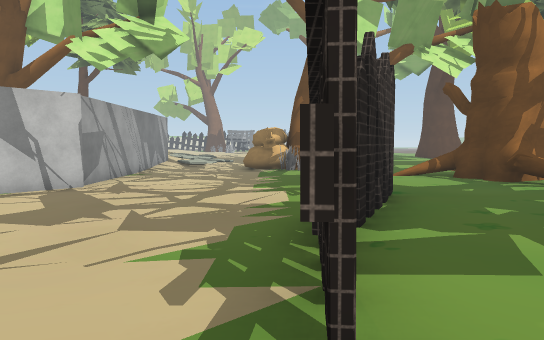
[1] (above)

24 first-person views from a walk through a scene from a Unity 3-D project. The camera is 1.5 m above the floor, tilts 4° down and sees 70° across. The floor is counted in squares, 2 m on a side. Each view is taken from the middle of a square. On the plan, view 1 faces up. The plan holds only what a view shows up to about 12 squares ahead; the rest is blank. The place goes on beyond the plan. Some surface patterns are stand-ins.

[2]
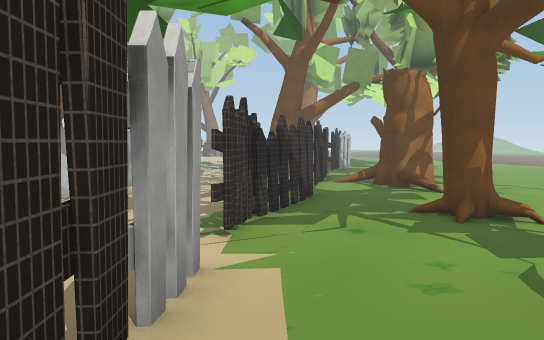

[3]
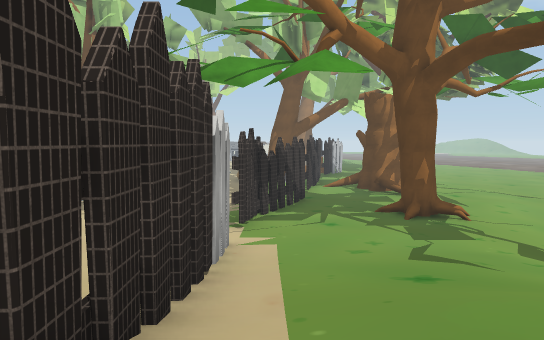

[4]
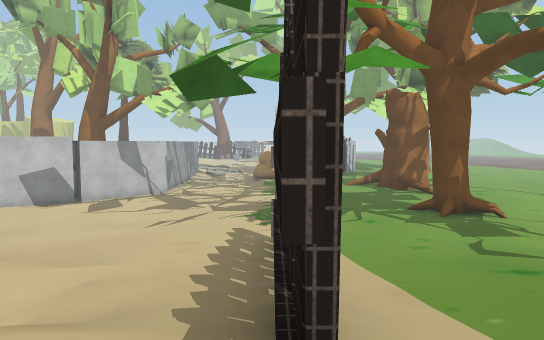

[5]
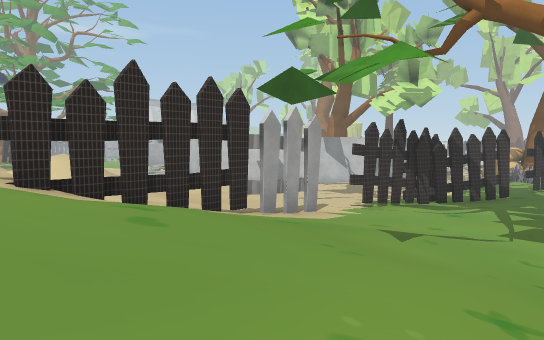

[6]
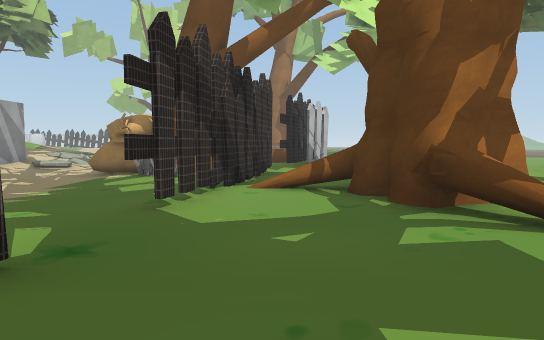

[7]
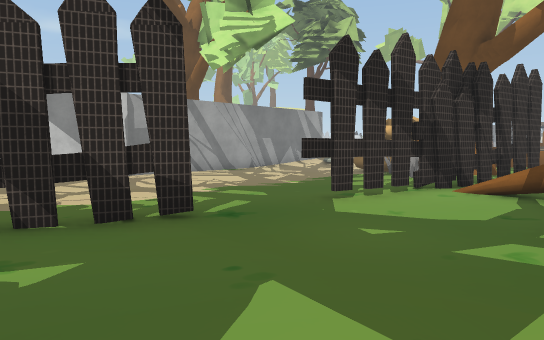

[8]
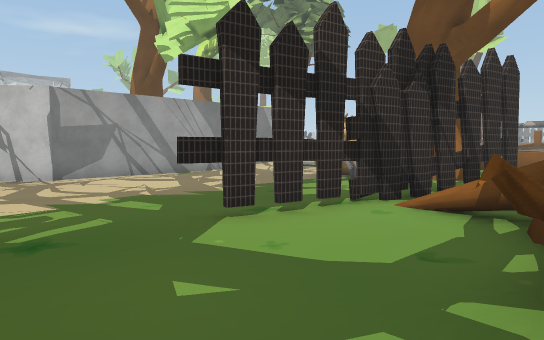

[9]
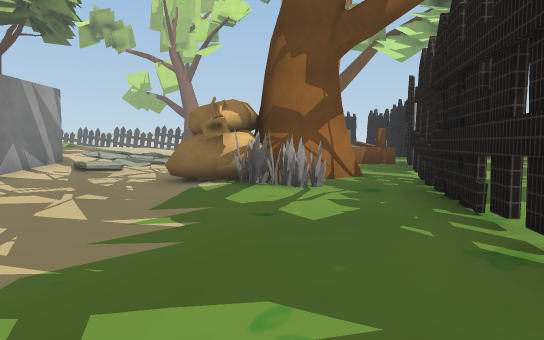

[10]
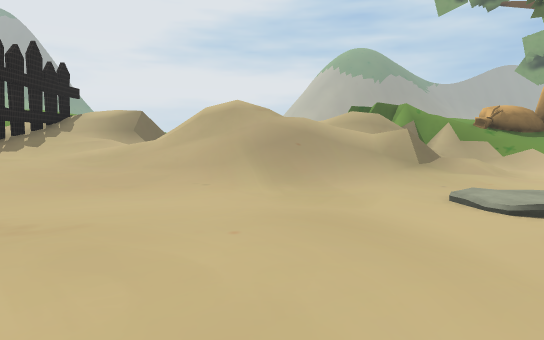

[11]
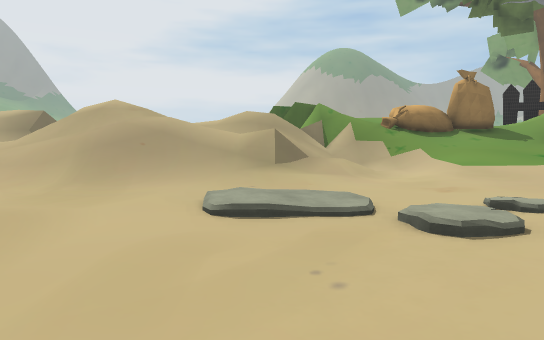

[12]
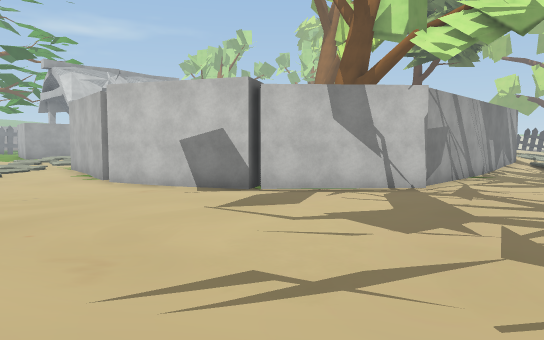

[13]
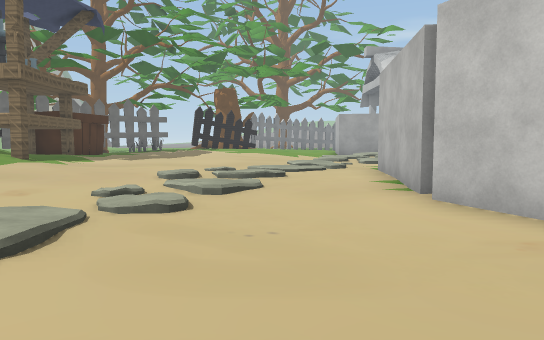

[14]
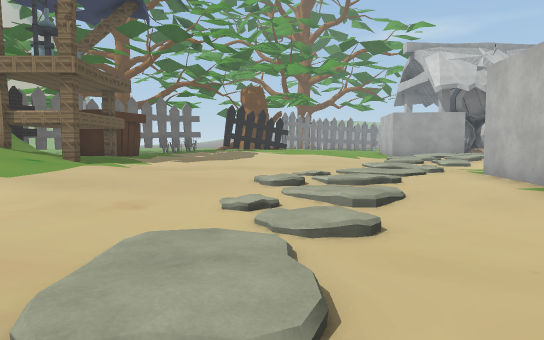

[15]
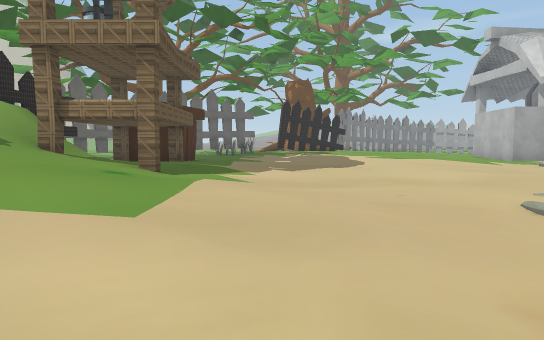

[16]
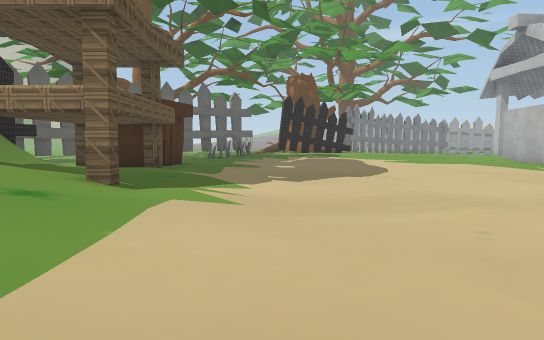

[17]
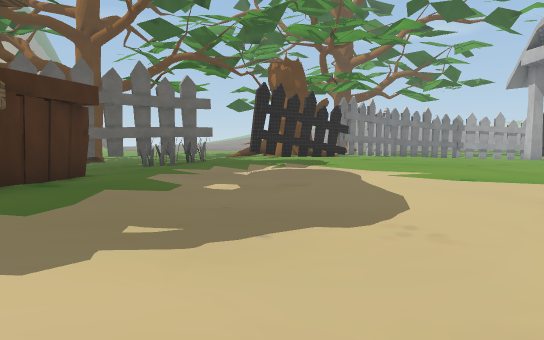

[18]
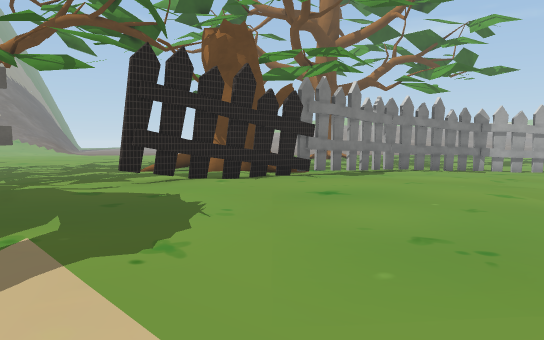

[19]
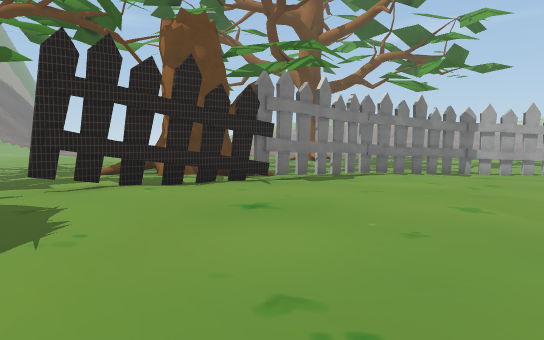

[20]
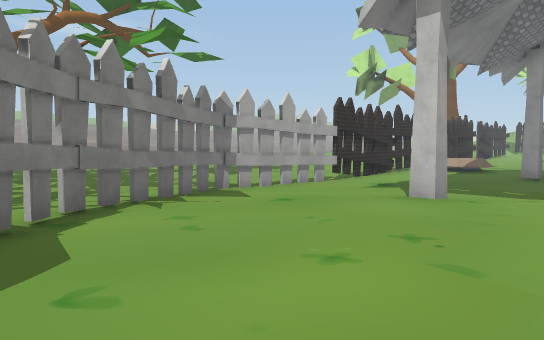

[21]
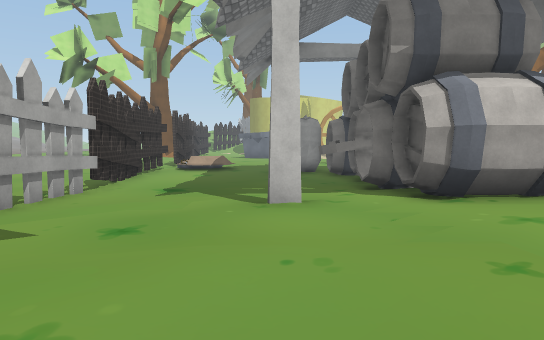

[22]
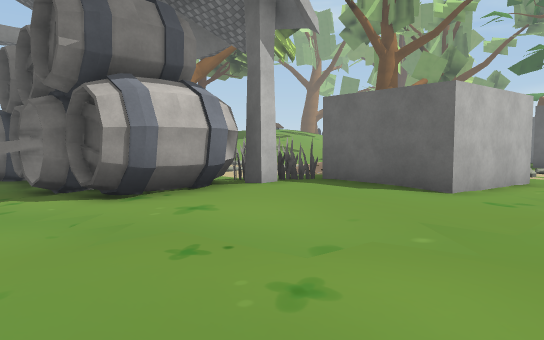

[23]
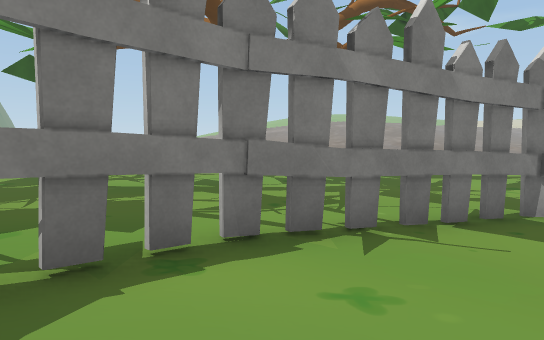

[24]
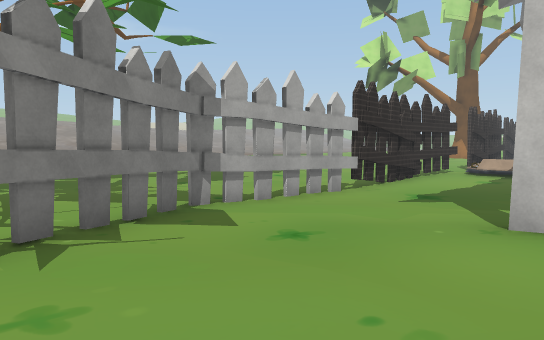

### Floor plan
Key: @ floor where view 1 was taken; # wall or solid block; x gap in a wall; . main floor; : floor 0.25 m higher than the main floor; - floor 0.25 m lower than the main floor; + floor 0.5 m higher than the main floor; * floor 0.75 m higher than the main floor; / step, stairs or slope; = window, fence, low wall or low ledge; v drop or lower ground; T thing the floor can be seen under or through; O other object.
Columns run from 42 left of view 1 to 6 right of it. Each row starts with its distance up from view 1.
 18        --                            #/--    .##
 17       #-- # O                        #---   #..
 16       #-----OO                        ---#OO#..
 15    .--x------OOO                      ----OOO.x.
 14    .--#----OOO O                     #-----..##.
 13   ..--#-----OO                       #-----..#..
 12   ..--#---..OO                       #-----..##=#
 11 ....--x-.....O /O                    #-----..#..#
 10 ....--x...#..OOOO:                  ##----...#..#
  9  .....#......./:O#                 ##-----..#...#
  8  .....#...:::::++#                ##------......#
  7  .....##.::::::++#      //       ##-------..#....
  6  ......#::::::+::###:// /..#######-------..#.....
  5  ......##::++++:::::::/ ///...##---------..#.....
  4  :.....:#O:++++++++:::::/  /..----------..##...##
  3  ......::#O+++++++++++::..  /.--------....x.:::##
  2  :.:...:::O+++++++++++:::/.//.//----..../.#::::::
  1  :::..+ ## T ++++*+++++::..././///-....///#++++::
  0   :::   ##++T+++*+++++:::......-///...////@++++::
 -1   ::    ##+++T+++++/:::::......--..///////#//////
 -2         =: +++++++++::+:/.......//////////x/////
 -3         ::::++OOO+++:+:://///////=////////#/////
 -4         .::::: #O:::::++/#////////////////x/////
 -5         ..../  :O:OOOO++ ////////////// //#//////
 -6         ...     OOO  O/==///////////    =/#//////
 -7         ..         O  /////////v=       #/#/ ///
 -8                    OO##//                 // ////

Where each view was taken, in squares from view 1:
view 1: 0 up, 0 right, facing up
view 2: 5 down, 1 right, facing up
view 3: 8 down, 1 right, facing up
view 4: 8 down, 0 right, facing up
view 5: 8 down, 6 right, facing up-left
view 6: 5 up, 4 right, facing up
view 7: 5 up, 6 right, facing up-left
view 8: 7 up, 6 right, facing up-left
view 9: 8 up, 1 right, facing up
view 10: 5 up, 6 left, facing down
view 11: 5 up, 9 left, facing down
view 12: 1 up, 1 left, facing up-left
view 13: 3 up, 6 left, facing left
view 14: 1 up, 7 left, facing left
view 15: 2 down, 10 left, facing left
view 16: 2 down, 12 left, facing left
view 17: 1 down, 16 left, facing left
view 18: 1 up, 22 left, facing left
view 19: 2 up, 23 left, facing left
view 20: 3 up, 29 left, facing up-left
view 21: 4 up, 32 left, facing up
view 22: 4 up, 32 left, facing up-right
view 23: 5 up, 31 left, facing left
view 24: 5 up, 31 left, facing up-left
